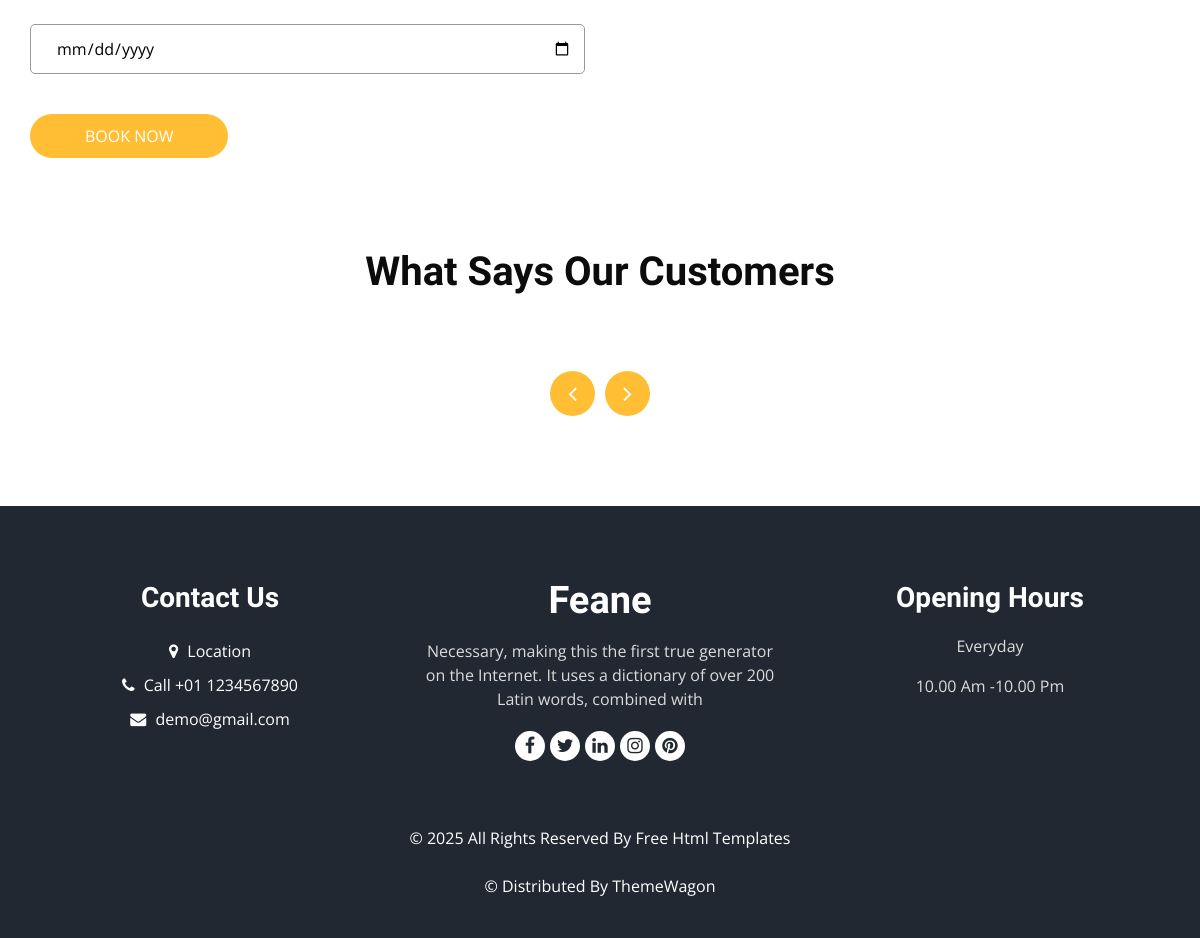
/ (lower part), run on an earlier commit of the app's database.
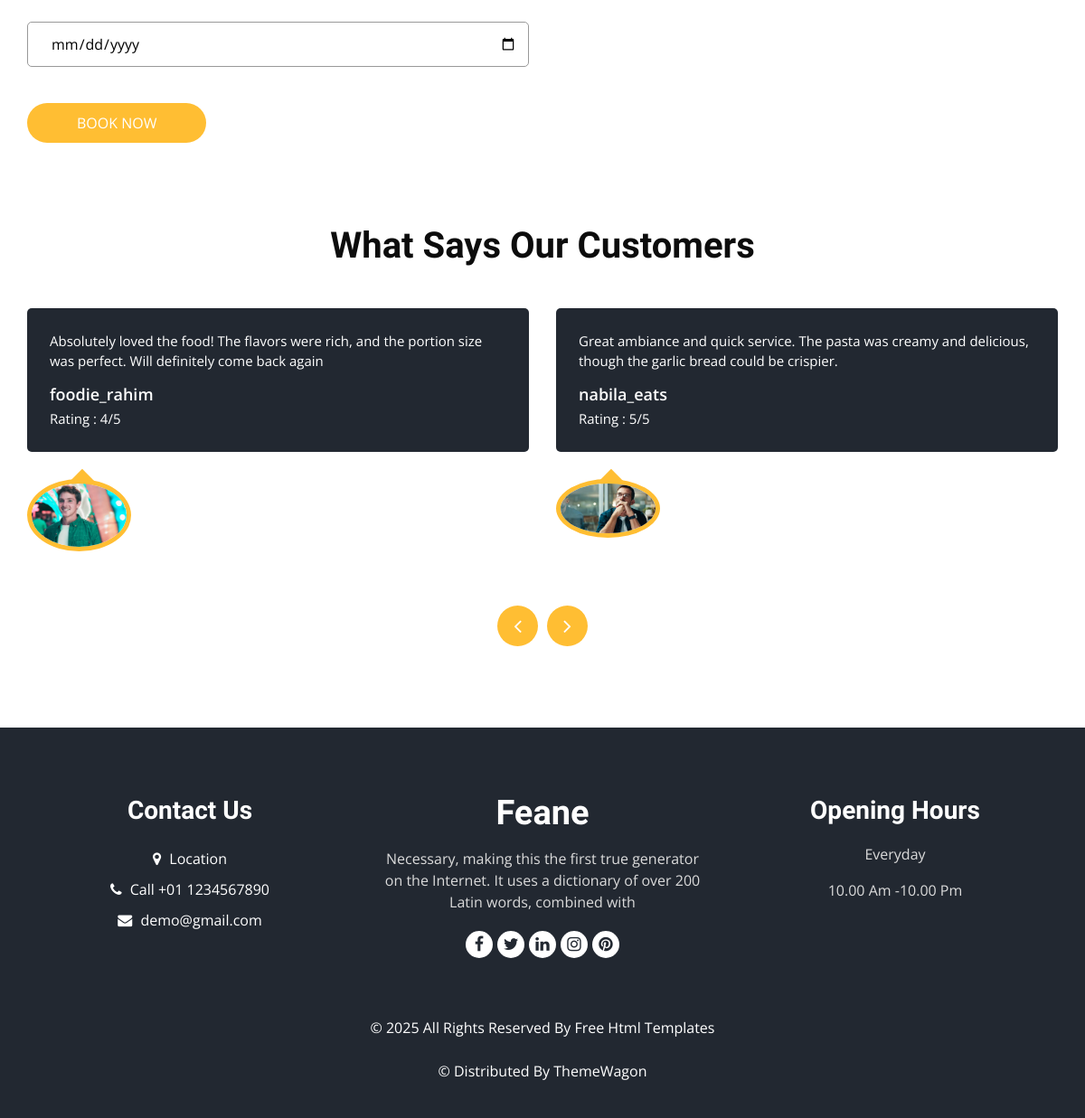
And on a later commit of the database.
### baseapp/models.py (models this page shows, shortened)
class Feedback(models.Model):
    username = models.CharField(max_length=15)
    description = models.TextField(blank=False)
    rating = models.IntegerField()
    image = models.ImageField(upload_to='feedback_images/')
    def shortdesc(self, length=140):
        return (self.description[:length] + "...") if len(self.description) > length else self.description

### baseapp/views.py (the view)
# urls.py: path('', views.Home, name='Home'),
def Home(request):
    offers = Offer.objects.all()
    sliders = SliderImage.objects.all()
    category = Category.objects.all()[:3]
    items = Items.objects.all()[:6]
    feedbacks = Feedback.objects.all()
    return render(request, 'home.html', {
        'sliders':sliders,
        'offers':offers,
        'category':category,
        'items':items,
        'feedbacks':feedbacks
    })

### baseapp/models.py (called while the page is built)
    def __str__(self):
        return self.category_name

### template/home.html (shortened to what this page needs)
{% extends "base.html" %}
{% load static %}
{% block main %}
  <section class="book_section layout_padding">
    <div class="container">
      <div class="row">
        <div class="col-md-6">
          <div class="form_container">
            <form action="{% url 'Book_Table' %}" method='POST'>{% csrf_token %}
            <div>
              <input type="date" required name="bookingdate" class="form-control">
            </div>
            <div class="btn_box">
              <button>
                Book Now
              </button>
            </div>
          </form>
          </div>
        </div>
        <div class="col-md-6">
          <div class="map_container ">
            <div id="googleMap"></div>
          </div>
        </div>
      </div>
    </div>
  </section>
  <section class="client_section layout_padding-bottom">
    <div class="container">
      <div class="heading_container heading_center psudo_white_primary mb_45">
        <h2>
          What Says Our Customers
        </h2>
      </div>
      <div class="carousel-wrap row ">
        <div class="owl-carousel client_owl-carousel">
          {% for k in feedbacks %}
          <div class="item">
            <div class="box">
              <div class="detail-box">
                <p>
                  {{k.shortdesc}}
                </p>
                <h6>
                  {{k.username}}
                </h6>
                <p>
                  Rating : {{k.rating}}/5
                </p>
              </div>
              <div class="img-box">
                <img src="media/{{k.image}}" alt="{{k.Image}}" class="box-img">
              </div>
            </div>
          </div>
          {% endfor %}
        </div>
      </div>
    </div>
  </section>
{% endblock main %}

What changed in the data, as far as the page shows it:
added Feedback: shortdesc "Absolutely loved the food! The flavors were rich, and the portion size was perfect. Will definitely come back again", username "foodie_rahim", rating "4", image (picture)
added Feedback: shortdesc "Great ambiance and quick service. The pasta was creamy and delicious, though the garlic bread could be crispier.", username "nabila_eats", rating "5", image (picture)
